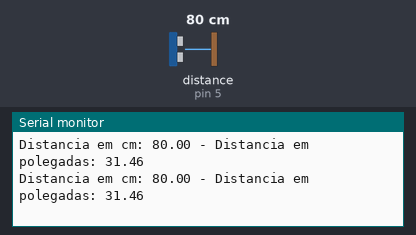
Simulated run of this sketch. Board: Arduino Uno, built with avr-gcc and run on an emulated ATmega328P. Parts: the last lines printed to the serial monitor. The inputs (shaded band) are chosen by the test bench; at power-on: distance to the obstacle (sensor on pin 5) 80 cm. The echo pulse lasts 58.3 µs per cm.

Above: at 1.2 s.
1.3 s: distance to the obstacle (sensor on pin 5) set to 18 cm
At 1.66 s:
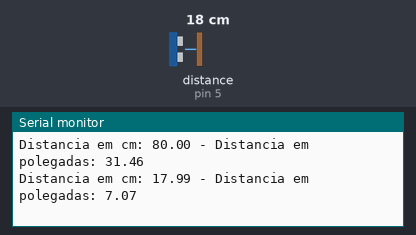
4.3 s: distance to the obstacle (sensor on pin 5) set to 2 cm
At 4.48 s:
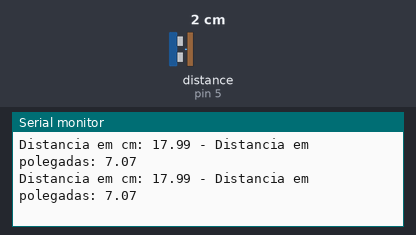
Timing chart, 0 to 7.3 s (numbered marks = the images above; inputs shaded):
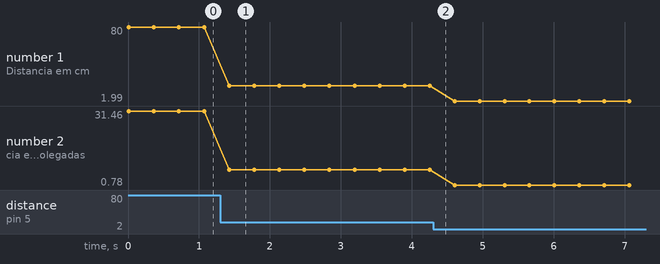

The sketch:

Ultrasonico.ino
```cpp
#include <Ultrasonic.h>

#define pino_trigger 4
#define pino_echo 5

Ultrasonic ultrasonic(pino_trigger, pino_echo);

void setup()
{
  Serial.begin(9600);
  Serial.println("Reading");
}

void loop()
{
  float cm, pol;
  long microsec = ultrasonic.timing();
  cm = ultrasonic.convert(microsec, Ultrasonic::CM);
  pol = ultrasonic.convert(microsec, Ultrasonic::IN);

  Serial.print("Distancia em cm: ");
  Serial.print(cm);
  Serial.print(" - Distancia em polegadas: ");
  Serial.println(pol);
  delay(350);
}
```

Measured:
- after the input at 1.3 s, the serial monitor: prints a new line after 0.13 s (image 1)
- plotted number 1: 80 → 17.99 after the input at 1.3 s, 17.99 → 1.99 after the input at 4.3 s
- plotted number 2: 31.46 → 7.07 after the input at 1.3 s, 7.07 → 0.78 after the input at 4.3 s
